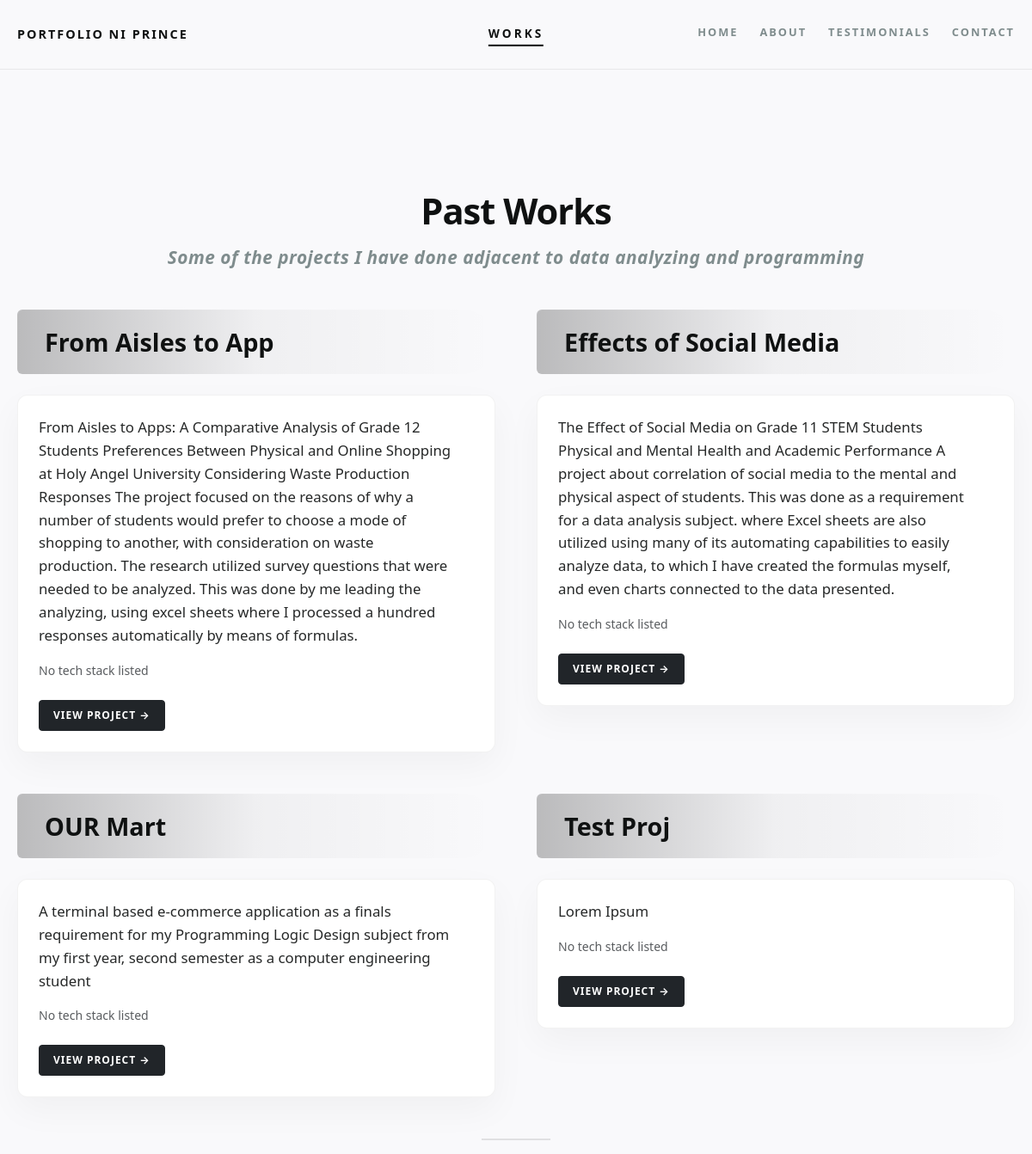
Before: /works/ (signed in, upper part) with the older database file.
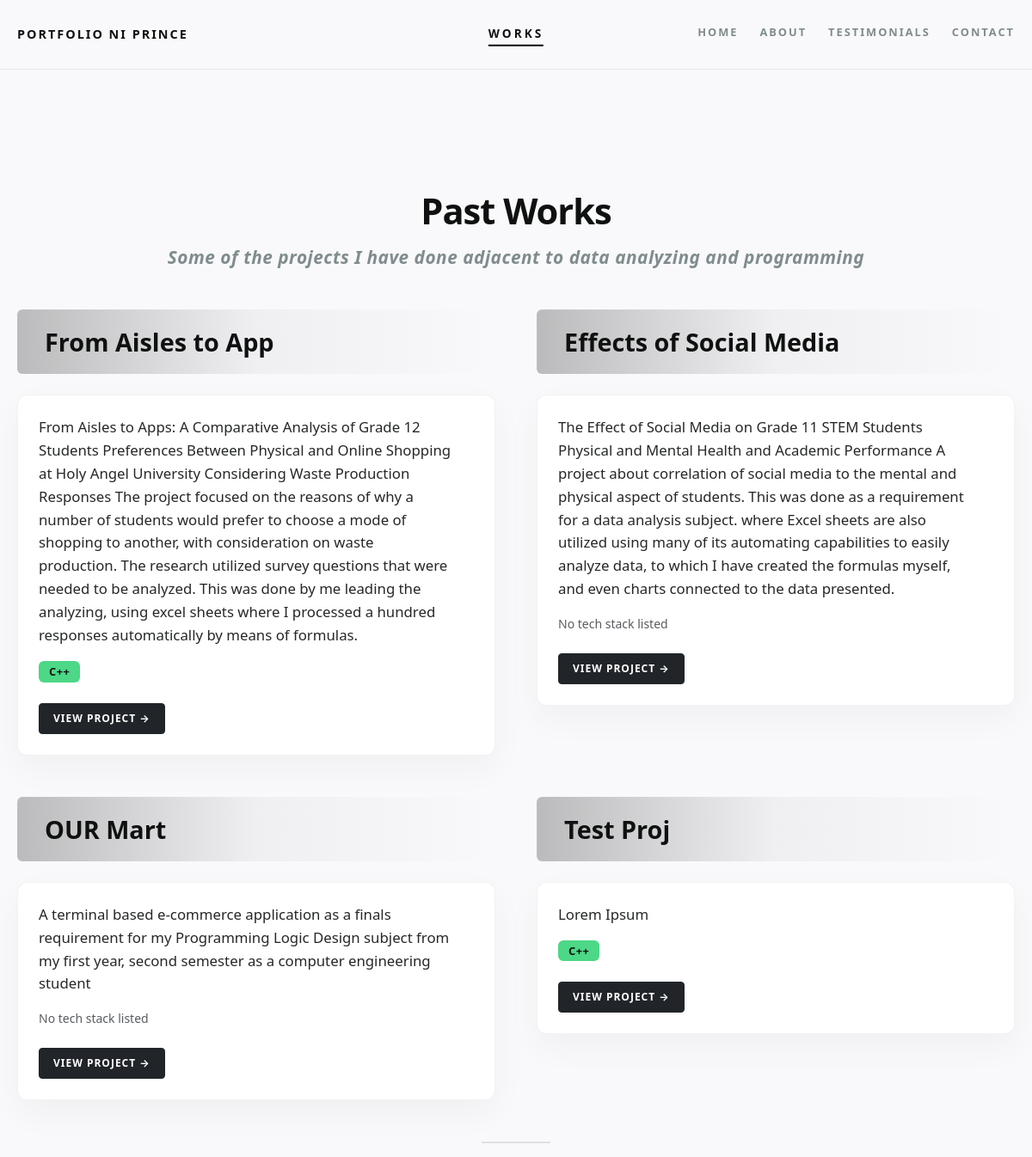
After: the same page with the newer database file.
### portDATA/models.py (models this page shows, shortened)
class ProjDATA(models.Model):
    project_name = models.CharField(max_length=200)
    description = models.TextField()
    tech_stacks = models.ManyToManyField(TechStack, related_name='projects')
    link = models.URLField(max_length=500, blank=True, null=True)
    created_at = models.DateTimeField(auto_now_add=True)

class TechStack(models.Model):
    name = models.CharField(max_length=100, unique=True)
    created_at = models.DateTimeField(auto_now_add=True)

### portDATA/views.py (the view)
# urls.py: path('works/', views.project_list, name='works'),
def project_list(request):
    projects = ProjDATA.objects.prefetch_related('tech_stacks').all()
    other_projects = OtherProjDATA.objects.all()
    return render(request, 'works.html', {
        'ProjDATA': projects,
        'OtherProjDATA': other_projects,
        'project_form': ProjDATAForm(),
        'other_project_form': OtherProjDATAForm(),  # <-- Added
    })

### templates/works.html (shortened to what this page needs)
{% extends 'base.html' %}
{% load static %}
{% block content %}
<main class="centered-content-wrapper works-main-stage">
    <div class="row mb-5 text-center">
        <div class="col-12">
            <h2 class="works-main-title mb-3">Past Works</h2>
            <h3 class="context-heading-text mb-0">Some of the projects I have done adjacent to data analyzing and programming</h3>
        </div>
    </div>
    <div class="row g-5 justify-content-center">
        {% for project in ProjDATA %}
            <div class="col-lg-6 col-12 project-card-column">
                <div class="work-capsule-label-wrapper">
                    <div class="work-capsule-title">
                        {{ project.project_name }}
                    </div>
                </div>
                <div class="p-4" style="background: #ffffff; border-radius: 12px; box-shadow: 0 15px 40px rgba(0, 0, 0, 0.04); border: 1px solid rgba(0, 0, 0, 0.05);">
                    <p class="project-sub-text mb-3">
                        {{ project.description }}
                    </p>
                    <div class="d-flex flex-wrap gap-2 mb-4">
                        {% for stack in project.tech_stacks.all %}
                            <span class="badge" style="background-color: var(--rndm-bx-lmnt); color: var(--text-heading); font-size: 0.8rem; padding: 6px 12px; letter-spacing: 0.5px;">
                                {{ stack.name }}
                            </span>
                        {% empty %}
                            <span class="text-muted small">No tech stack listed</span>
                        {% endfor %}
                    </div>
                    {% if project.link %}
                        <a href="{{ project.link }}" target="_blank" rel="noopener noreferrer" class="btn btn-sm btn-dark fw-bold text-uppercase px-3 py-2" style="font-size: 0.75rem; letter-spacing: 1px;">
                            View Project →
                        </a>
                    {% endif %}
                </div>
            </div>
        {% empty %}
            <div class="col-12 text-center py-3">
                <p class="text-muted">No primary projects added yet.</p>
            </div>
        {% endfor %}
    </div>
    {% if OtherProjDATA %}
        <div class="row my-5 text-center">
            <div class="col-12">
                <div class="context-divider-line mb-4"></div>
            </div>
        </div>
    {% endif %}
</main>
{% endblock %}

Changed rows visible on the page:
changed ProjDATA "From Aisles to App": no longer shows "No tech stack listed"
added TechStack: name "C++"
changed ProjDATA "Test Proj": no longer shows "No tech stack listed"
